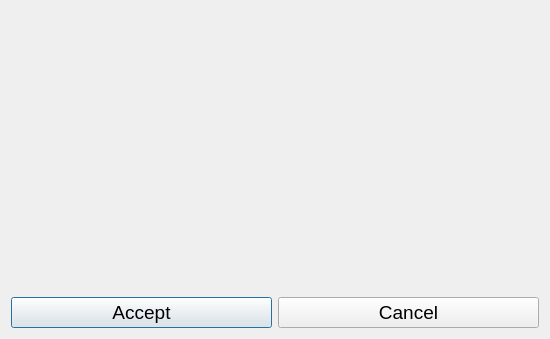
<?xml version="1.0" encoding="UTF-8"?>
<ui version="4.0">
 <class>ImportWindow</class>
 <widget class="QDialog" name="ImportWindow">
  <property name="geometry">
   <rect>
    <x>0</x>
    <y>0</y>
    <width>550</width>
    <height>339</height>
   </rect>
  </property>
  <property name="font">
   <font>
    <pointsize>14</pointsize>
   </font>
  </property>
  <property name="windowTitle">
   <string>Dialog</string>
  </property>
  <layout class="QVBoxLayout" name="verticalLayout_2">
   <item>
    <layout class="QVBoxLayout" name="vertLayoutCentral">
     <item>
      <layout class="QVBoxLayout" name="vertLayoutImports"/>
     </item>
     <item>
      <spacer name="verticalSpacer">
       <property name="orientation">
        <enum>Qt::Vertical</enum>
       </property>
       <property name="sizeHint" stdset="0">
        <size>
         <width>20</width>
         <height>40</height>
        </size>
       </property>
      </spacer>
     </item>
     <item>
      <layout class="QHBoxLayout" name="horLayoutButtons">
       <item>
        <widget class="QPushButton" name="pushBtnAccept">
         <property name="enabled">
          <bool>true</bool>
         </property>
         <property name="text">
          <string>Accept</string>
         </property>
        </widget>
       </item>
       <item>
        <widget class="QPushButton" name="pushBtnCancel">
         <property name="text">
          <string>Cancel</string>
         </property>
        </widget>
       </item>
      </layout>
     </item>
    </layout>
   </item>
  </layout>
 </widget>
 <resources/>
 <connections/>
</ui>
